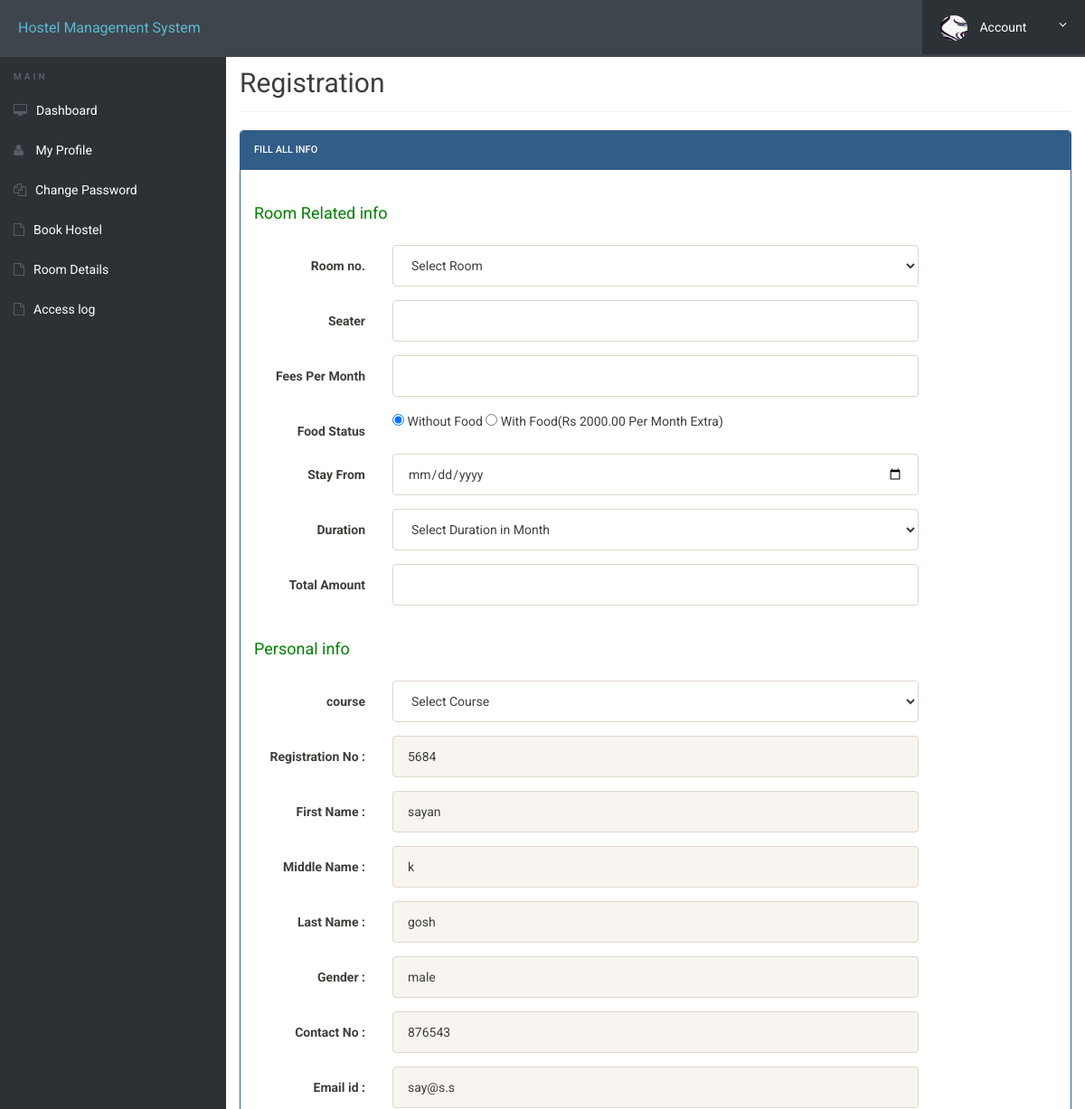
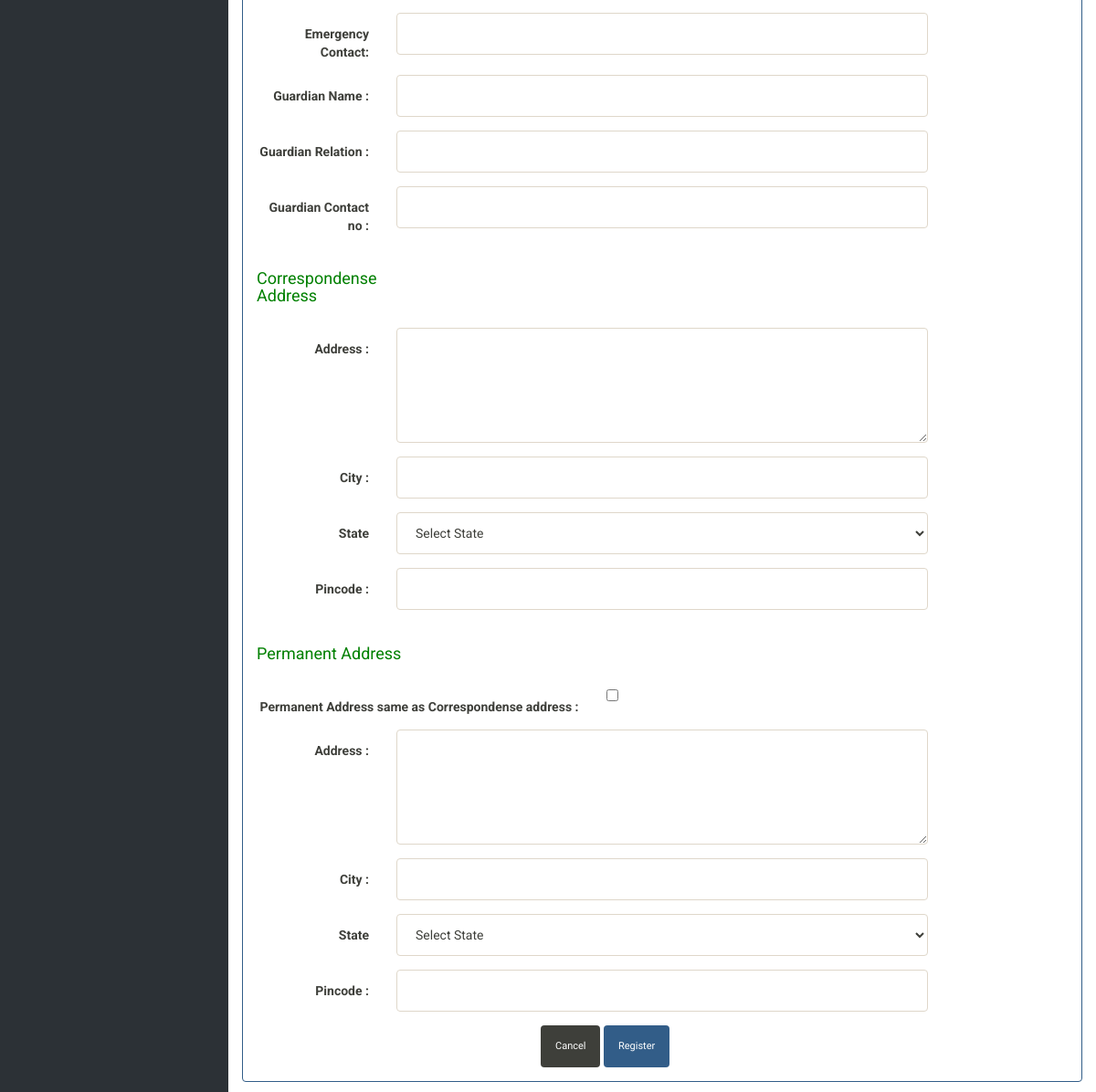
Page /book-hostel.php (signed in) on the committed database (2 pictures, top to bottom).
### tables this page shows
CREATE TABLE `userregistration` (
  `id` int(11) NOT NULL,
  `regNo` varchar(255) NOT NULL,
  `firstName` varchar(255) NOT NULL,
  `middleName` varchar(255) NOT NULL,
  `lastName` varchar(255) NOT NULL,
  `gender` varchar(255) NOT NULL,
  `contactNo` bigint(20) NOT NULL,
  `email` varchar(255) NOT NULL,
  `password` varchar(255) NOT NULL,
  `regDate` timestamp NOT NULL DEFAULT CURRENT_TIMESTAMP,
  `updationDate` varchar(45) NOT NULL,
  `passUdateDate` varchar(45) NOT NULL
);

### book-hostel.php (the view, shortened to what this page needs)
<?php
include('includes/config.php');
?>
<!doctype html>
<html lang="en" class="no-js">
<head>
	<link rel="stylesheet" href="css/font-awesome.min.css">
	<link rel="stylesheet" href="css/bootstrap.min.css">
	<link rel="stylesheet" href="css/dataTables.bootstrap.min.css">>
	<link rel="stylesheet" href="css/bootstrap-social.css">
	<link rel="stylesheet" href="css/bootstrap-select.css">
	<link rel="stylesheet" href="css/fileinput.min.css">
	<link rel="stylesheet" href="css/awesome-bootstrap-checkbox.css">
	<link rel="stylesheet" href="css/style.css">
</head>
<body>
	<?php include('includes/header.php');?>
	<div class="ts-main-content">
		<?php include('includes/sidebar.php');?>
		<div class="content-wrapper">
			<div class="container-fluid">
				<div class="row">
					<div class="col-md-12">
						<h2 class="page-title">Registration </h2>
						<div class="row">
							<div class="col-md-12">
								<div class="panel panel-primary">
									<div class="panel-heading">Fill all Info</div>
									<div class="panel-body">
										<form method="post" action="" class="form-horizontal">
<div class="form-group">
<label class="col-sm-4 control-label"><h4 style="color: green" align="left">Room Related info </h4> </label>
</div>
<div class="form-group">
<label class="col-sm-2 control-label">Room no. </label>
<div class="col-sm-8">
<select name="room" id="room"class="form-control"  onChange="getSeater(this.value);" onBlur="checkAvailability()" required>
<option value="">Select Room</option>
</select>
</div>
</div>
<div class="form-group">
<label class="col-sm-2 control-label">Seater</label>
<div class="col-sm-8">
<input type="text" name="seater" id="seater"  class="form-control"  >
</div>
</div>
<div class="form-group">
<label class="col-sm-2 control-label">Fees Per Month</label>
<div class="col-sm-8">
<input type="text" name="fpm" id="fpm"  class="form-control" >
</div>
</div>
<div class="form-group">
<label class="col-sm-2 control-label">Food Status</label>
<div class="col-sm-8">
<input type="radio" value="0" name="foodstatus" checked="checked"> Without Food
<input type="radio" value="1" name="foodstatus"> With Food(Rs 2000.00 Per Month Extra)
</div>
</div>
<div class="form-group">
<label class="col-sm-2 control-label">Stay From</label>
<div class="col-sm-8">
<input type="date" name="stayf" id="stayf"  class="form-control" >
</div>
</div>
<div class="form-group">
<label class="col-sm-2 control-label">Duration</label>
<div class="col-sm-8">
<select name="duration" id="duration" class="form-control">
<option value="">Select Duration in Month</option>
</select>
</div>
</div>
<div class="form-group">
<label class="col-sm-2 control-label">Total Amount</label>
<div class="col-sm-8">
<input type="text" name="ta" id="ta"  class="result form-control" >
</div>
</div>
<div class="form-group">
<label class="col-sm-2 control-label"><h4 style="color: green" align="left">Personal info </h4> </label>
</div>
<div class="form-group">
<label class="col-sm-2 control-label">course </label>
<div class="col-sm-8">
<select name="course" id="course" class="form-control" required>
<option value="">Select Course</option>
</select> </div>
</div>
<?php
$aid=$_SESSION['id'];
	$ret="select * from userregistration where id=?";
		$stmt= $mysqli->prepare($ret) ;
	 $stmt->bind_param('i',$aid);
	 $stmt->execute() ;
	 $res=$stmt->get_result();
	   while($row=$res->fetch_object())
	  {
	  	?>
<div class="form-group">
<label class="col-sm-2 control-label">Registration No : </label>
<div class="col-sm-8">
<input type="text" name="regno" id="regno"  class="form-control" value="<?php echo $row->regNo;?>" readonly >
</div>
</div>
<div class="form-group">
<label class="col-sm-2 control-label">First Name : </label>
<div class="col-sm-8">
<input type="text" name="fname" id="fname"  class="form-control" value="<?php echo $row->firstName;?>" readonly>
</div>
</div>
<div class="form-group">
<label class="col-sm-2 control-label">Middle Name : </label>
<div class="col-sm-8">
<input type="text" name="mname" id="mname"  class="form-control" value="<?php echo $row->middleName;?>"  readonly>
</div>
</div>
<div class="form-group">
<label class="col-sm-2 control-label">Last Name : </label>
<div class="col-sm-8">
<input type="text" name="lname" id="lname"  class="form-control" value="<?php echo $row->lastName;?>" readonly>
</div>
</div>
<div class="form-group">
<label class="col-sm-2 control-label">Gender : </label>
<div class="col-sm-8">
<input type="text" name="gender" value="<?php echo $row->gender;?>" class="form-control" readonly>
</div>
</div>
<div class="form-group">
<label class="col-sm-2 control-label">Contact No : </label>
<div class="col-sm-8">
<input type="text" name="contact" id="contact" value="<?php echo $row->contactNo;?>"  class="form-control" readonly>
</div>
</div>
<div class="form-group">
<label class="col-sm-2 control-label">Email id : </label>
<div class="col-sm-8">
<input type="email" name="email" id="email"  class="form-control" value="<?php echo $row->email;?>"  readonly>
</div>
</div>
<?php } ?>
<div class="form-group">
<label class="col-sm-2 control-label">Emergency Contact: </label>
<div class="col-sm-8">
<input type="text" name="econtact" id="econtact"  class="form-control" required="required">
</div>
</div>
<div class="form-group">
<label class="col-sm-2 control-label">Guardian  Name : </label>
<div class="col-sm-8">
<input type="text" name="gname" id="gname"  class="form-control" required="required">
</div>
</div>
<div class="form-group">
<label class="col-sm-2 control-label">Guardian  Relation : </label>
<div class="col-sm-8">
<input type="text" name="grelation" id="grelation"  class="form-control" required="required">
</div>
</div>
<div class="form-group">
<label class="col-sm-2 control-label">Guardian Contact no : </label>
<div class="col-sm-8">
<input type="text" name="gcontact" id="gcontact"  class="form-control" required="required">
</div>
</div>
<div class="form-group">
<label class="col-sm-3 control-label"><h4 style="color: green" align="left">Correspondense Address </h4> </label>
</div>
<div class="form-group">
<label class="col-sm-2 control-label">Address : </label>
<div class="col-sm-8">
<textarea  rows="5" name="address"  id="address" class="form-control" required="required"></textarea>
</div>
</div>
<div class="form-group">
<label class="col-sm-2 control-label">City : </label>
<div class="col-sm-8">
<input type="text" name="city" id="city"  class="form-control" required="required">
</div>
</div>
<div class="form-group">
<label class="col-sm-2 control-label">State </label>
<div class="col-sm-8">
<select name="state" id="state"class="form-control" required>
<option value="">Select State</option>
</select> </div>
</div>
<div class="form-group">
<label class="col-sm-2 control-label">Pincode : </label>
<div class="col-sm-8">
<input type="text" name="pincode" id="pincode"  class="form-control" required="required">
</div>
</div>
<div class="form-group">
<label class="col-sm-3 control-label"><h4 style="color: green" align="left">Permanent Address </h4> </label>
</div>
<div class="form-group">
<label class="col-sm-5 control-label">Permanent Address same as Correspondense address : </label>
<div class="col-sm-4">
<input type="checkbox" name="adcheck" value="1"/>
</div>
</div>
<div class="form-group">
<label class="col-sm-2 control-label">Address : </label>
<div class="col-sm-8">
<textarea  rows="5" name="paddress"  id="paddress" class="form-control" required="required"></textarea>
</div>
</div>
<div class="form-group">
<label class="col-sm-2 control-label">City : </label>
<div class="col-sm-8">
<input type="text" name="pcity" id="pcity"  class="form-control" required="required">
</div>
</div>
<div class="form-group">
<label class="col-sm-2 control-label">State </label>
<div class="col-sm-8">
<select name="pstate" id="pstate"class="form-control" required>
<option value="">Select State</option>
</select> </div>
</div>
<div class="form-group">
<label class="col-sm-2 control-label">Pincode : </label>
<div class="col-sm-8">
<input type="text" name="ppincode" id="ppincode"  class="form-control" required="required">
</div>
</div>
<div class="col-sm-6 col-sm-offset-4">
<button class="btn btn-default" type="submit">Cancel</button>
<input type="submit" name="submit" Value="Register" class="btn btn-primary">
</div>
</form>
									</div>
									</div>
								</div>
							</div>
						</div>
							</div>
						</div>
					</div>
				</div>
</body>
</html>

### css/style.css (style rules this page uses)
html { font-size: 14px; }
@media only screen and (min-width: 480px) { html { font-size: 17px; } }
@media only screen and (min-width: 768px) { html { font-size: 14px; } }
body { font-size: 1em; }
.btn { font-family: 'Oswald', sans-serif; }
.panel { overflow: hidden; }
.btn { text-transform: none; }
.page-title { padding-bottom: 15px; margin-bottom: 20px; border-bottom: 1px solid #f0f0f0; }
.ts-main-content .content-wrapper { padding-top: 15px; margin-top: 20px; }
@media only screen and (min-width: 992px) { .ts-main-content .content-wrapper { margin-left: 250px; } }

### rows in the picture
userregistration: regno "5684", fname "sayan", mname "k", lname "gosh", gender "male", contact "876543", email "say@s.s"
